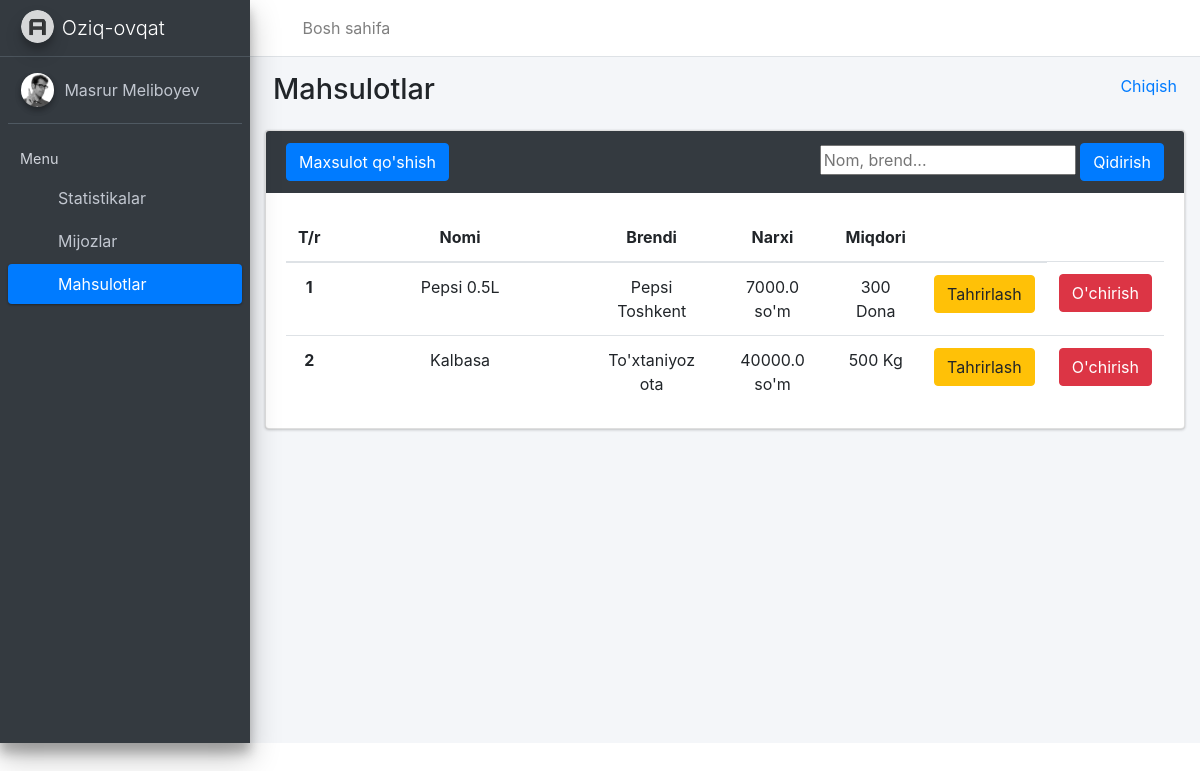
The page /main/mahsulotlar/ (signed in) on the database as committed earlier.
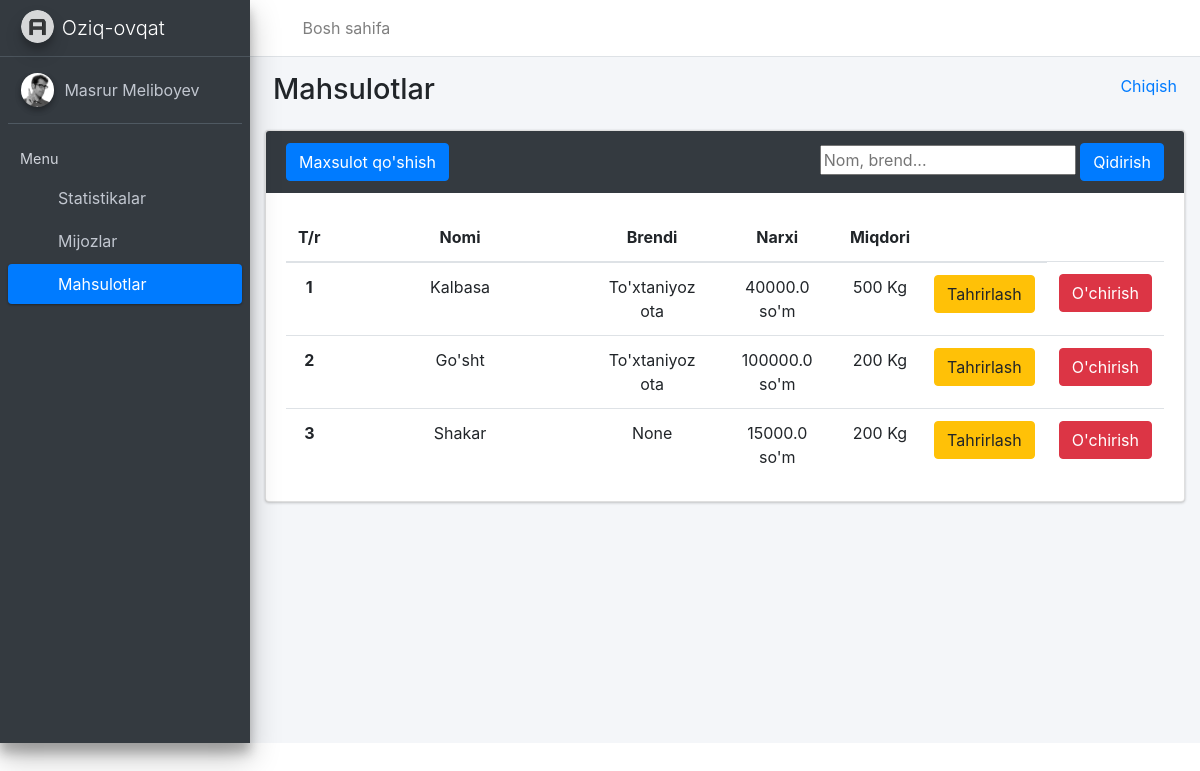
The same page on the database as committed later.
### mainApp/models.py (models this page shows, shortened)
class Mahsulot(models.Model):
    nom = models.CharField(max_length=255)
    brend = models.CharField(max_length=255, blank=True, null=True)
    narx1 = models.FloatField(validators=[MinValueValidator(0)])
    narx2 = models.FloatField(validators=[MinValueValidator(0)], null=True, blank=True)
    miqdor = models.PositiveIntegerField(default=1)
    olchov = models.CharField(max_length=50)
    tarqatuvchi = models.ForeignKey(Tarqatuvchi, on_delete=models.CASCADE)
    sana = models.DateField()

### mainApp/views.py (the view, shortened to what this page needs)
# urls.py: path('mahsulotlar/', MahsulotlarView.as_view(), name='mahsulotlar'),
class MahsulotlarView(View):
    def get(self, request):
        if request.user.is_authenticated:
            mahsulotlar=Mahsulot.objects.filter(tarqatuvchi=request.user)
            if request.GET.get('search'):
                mahsulotlar=Mahsulot.objects.filter(
                    Q(nom__contains=request.GET['search'])|
                    Q(brend__contains=request.GET['search'])
                )
            context={
                'mahsulotlar': mahsulotlar,
                'tarqatuvchi': request.user
            }
            return render(request, 'mahsulotlar.html', context)
        return redirect('login')

### templates/mahsulotlar.html (shortened to what this page needs)
{%extends 'base.html'%}
{%block mahsulot_active %}  active {%endblock%}
{%block bolim%} {{tarqatuvchi.bolim}} {%endblock%}
{%block fullname%} {{tarqatuvchi.first_name}} {{tarqatuvchi.last_name}} {%endblock fullname%}
{%block content%}
  <div class="content-wrapper">
    <div class="content-header">
      <div class="container-fluid">
        <div class="row mb-2">
          <div class="col-sm-6">
            <h1 class="m-0">Mahsulotlar</h1>
          </div>
          <div class="col-sm-6">
            <ol class="breadcrumb float-sm-right">
                <li class="breadcrumb-item"><a href="{%url 'logout'%}">Chiqish</a></li>
            </ol>
          </div>
        </div>
      </div>
    </div>
    <div class="col-md-12">
        <div class="card card-dark">
            <div class="card-header border-0">
                <div class="d-flex justify-content-between">
                  <button type="submit" class="btn btn-primary" data-toggle="modal" data-target="#myModal">Maxsulot qo'shish</button>
                    <form method="get">
                        <input name="search" type="text" placeholder="Nom, brend...">
                    <button class="btn btn-primary">Qidirish</button>
                    </form>
                </div>
            </div>
            <div class="card-body">
                <table class="table" style="text-align: center;">
                    <thead>
                        <tr>
                            <th scope="col" style="width: 15px">T/r</th>
                            <th scope="col" style="width: 255px; text-align: center;">Nomi</th>
                            <th scope="col" style="text-align: center;">Brendi</th>
                            <th scope="col" style="text-align: center;">Narxi</th>
                            <th scope="col" style="text-align: center;">Miqdori</th>
                            <th scope="col" style="text-align: center;"></th>
                        </tr>
                    </thead>
                    <tbody>
                    {%for t in mahsulotlar%}
                        <tr>
                            <th scope="row">{{forloop.counter}}</th>
                            <td>{{t.nom}}</td>
                            <td>{{t.brend}}</td>
                            <td>{{t.narx2}} so'm</td>
                            <td>{{t.miqdor}}  {{t.olchov}}</td>
                            <td><a href="/main/mahsulot_tahrirlash/{{t.id}}/"><button type="submit" class="btn btn-warning" data-toggle="modal">Tahrirlash</button></a></td>
                            <td><a href="/main/mahsulot_ochirish/{{t.id}}/"><button type="submit"  class="btn btn-danger" data-toggle="modal">O'chirish</button></a></td>
                        </tr>
                    {%endfor%}
                    </tbody>
                </table>
            </div>
        </div>
    </div>
  </div>
{%endblock%}

Rows that differ between the two databases and show on the page:
removed Mahsulot: nom "Pepsi 0.5L", brend "Pepsi Toshkent", narx2 "7000.0", miqdor "300", olchov "Dona"
added Mahsulot: nom "Go'sht", brend "To'xtaniyoz ota", narx2 "100000.0", miqdor "200", olchov "Kg"
added Mahsulot: nom "Shakar", brend "None", narx2 "15000.0", miqdor "200", olchov "Kg"
